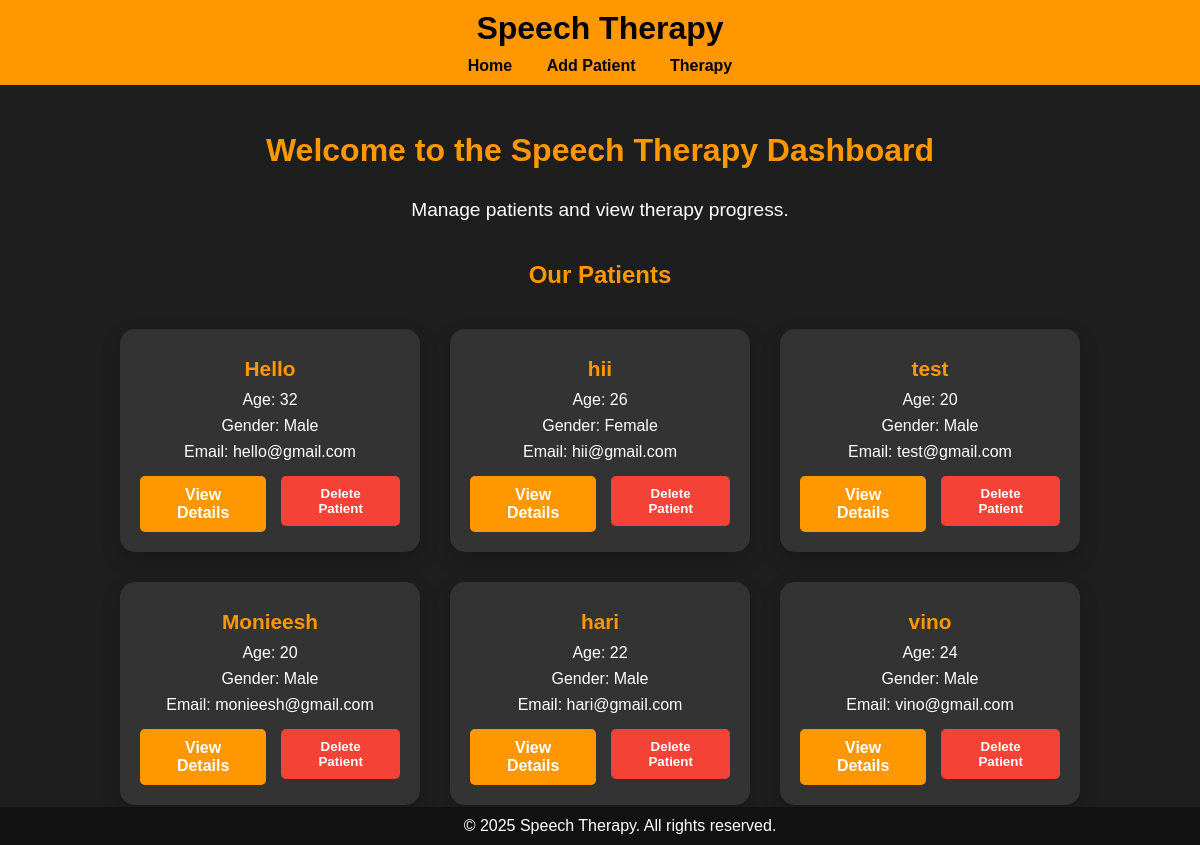
The page / on the database its author committed.
### therapy/models.py (models this page shows, shortened)
class Patient(models.Model):
    name = models.CharField(max_length=100)
    age = models.IntegerField()
    gender = models.CharField(max_length=10)
    email = models.EmailField()

### therapy/views.py (the view)
# urls.py: path('', views.home, name='home'),
def home(request):
    patients = Patient.objects.all()
    return render(request, 'home.html', {'patients': patients})

### therapy/templates/home.html (shortened to what this page needs)
{% extends 'base.html' %}
{% block content %}
<h2>Welcome to the Speech Therapy Dashboard</h2>
<p>Manage patients and view therapy progress.</p>
<h3>Our Patients</h3>
<div class="patient-container">
    {% for patient in patients %}
    <div class="patient-card">
        <p class="name">{{ patient.name }}</p>
        <p>Age: {{ patient.age }}</p>
        <p>Gender: {{ patient.gender }}</p>
        <p>Email: {{ patient.email }}</p>
        <div class="action-buttons">
            <a href="/patient/{{ patient.id }}">View Details</a>
            <form action="{% url 'delete_patient' patient.id %}" method="post" onsubmit="return confirm('Are you sure you want to delete this patient?');">
                <button type="submit">Delete Patient</button>
            </form>
        </div>
    </div>
    {% endfor %}
</div>
{% endblock %}

### therapy/templates/base.html (shortened to what this page needs)
<!DOCTYPE html>
<html lang="en">
<head>
</head>
<body>
    <header>
        <h1>Speech Therapy</h1>
        <nav>
            <a href="/">Home</a>
            <a href="/add-patient/">Add Patient</a>
            <a href="/therapy/">Therapy</a>
        </nav>
    </header>
    <div class="container">
        {% block content %}{% endblock %}
    </div>
    <footer>
        &copy; 2025 Speech Therapy. All rights reserved.
    </footer>
</body>
</html>

### therapy/templates/base.html (style rules this page uses)
body { font-family: Arial, sans-serif; margin: 0; padding: 0; background-color: #1e1e1e; color: #ffffff; }
header { background-color: #ff9800; padding: 10px 20px; text-align: center; }
header h1 { margin: 0; color: #000; }
nav { margin-top: 10px; }
nav a { color: #000; text-decoration: none; margin: 0 15px; font-weight: bold; }
footer { background-color: #121212; color: #ffffff; text-align: center; padding: 10px 20px; position: fixed; bottom: 0; width: 100%; }
.container { padding: 20px; max-width: 1000px; margin: auto; }

### therapy/templates/home.html (style rules this page uses)
body { font-family: Arial, sans-serif; background-color: #1e1e1e; color: #ffffff; }
h2 { text-align: center; color: #ff9800; margin-bottom: 30px; font-size: 2rem; }
p { text-align: center; color: #ffffff; margin-bottom: 40px; font-size: 1.2rem; }
h3 { color: #ff9800; margin-bottom: 20px; font-size: 1.5rem; text-align: center; }
.patient-container { display: grid; grid-template-columns: repeat(auto-fit, minmax(280px, 1fr)); gap: 30px; padding: 20px; justify-content: center; }
.patient-card { background: #333333; border-radius: 15px; box-shadow: 0 8px 20px rgba(0, 0, 0, 0.2); padding: 20px; text-align: center; transition: transform 0.3s ease, box-shadow 0.3s ease; }
.patient-card p { font-size: 1rem; margin: 8px 0; color: #ffffff; }
.patient-card p.name { font-size: 1.3rem; color: #ff9800; font-weight: bold; margin-bottom: 10px; }
.action-buttons { display: flex; justify-content: center; gap: 15px; margin-top: 15px; }
.action-buttons a, .action-buttons button { color: #ffffff; padding: 10px 20px; text-decoration: none; border-radius: 5px; font-weight: bold; text-align: center; transition: background-color 0.3s ease; }
.action-buttons a { background-color: #ff9800; }
.action-buttons button { background-color: #f44336; border: none; cursor: pointer; }

### rows shown on the page
Patient: name "Hello", age "32", gender "Male", email "hello@gmail.com"
Patient: name "hii", age "26", gender "Female", email "hii@gmail.com"
Patient: name "test", age "20", gender "Male", email "test@gmail.com"
Patient: name "Monieesh", age "20", gender "Male", email "monieesh@gmail.com"
Patient: name "hari", age "22", gender "Male", email "hari@gmail.com"
Patient: name "vino", age "24", gender "Male", email "vino@gmail.com"
